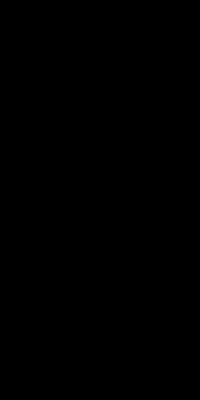
Frame 1 (no input)
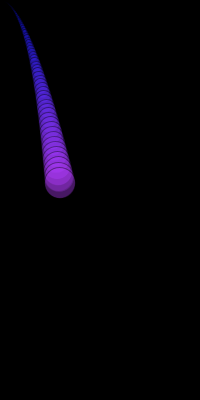
Frame 60 (the mouse pressed at the canvas centre just before this capture)
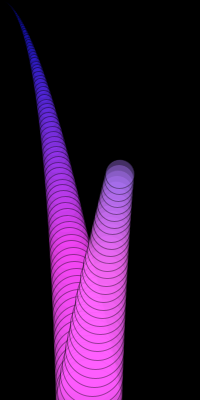
Frame 120 (the mouse held since frame 60 and released just before this capture)

The Processing sketch that drew these frames (run headless with seeded random() and noise(); from frame 60 on, the mouse is pressed at the canvas centre):

// Processing sketch: processing_5446
// ── processing_5446.pde

float x=0;
float speed;
float y=0;
float speed2=1;
float zoom;
float gravity=0.1;

void setup(){
  size(200,400);
  background(0);
  smooth();
}

void draw(){




  speed=speed+gravity;
  x=x+ speed;
  y=y+speed2;


  if((x>height)|| (x<0)){

    speed=speed*-1;
  }

  if((y>width)|| (y<0)){

    speed2=speed2*-1;
  }

  stroke(0,0,0,100);
  fill(x,y,255,100);
  ellipse(y,x,x/6,x/6);
}
